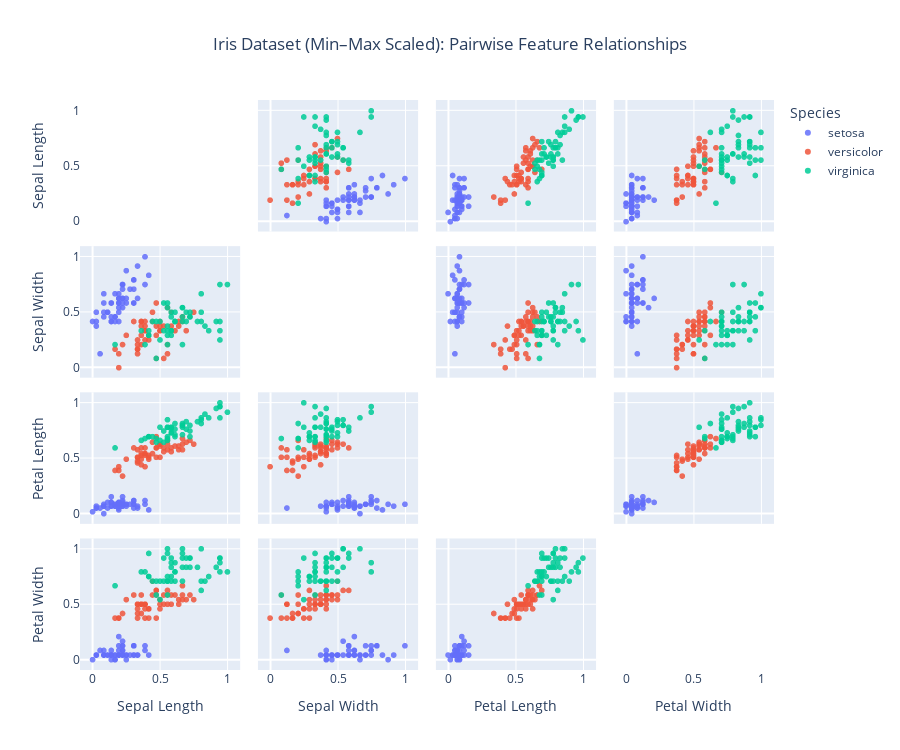

Source (notebook cell):
### Markdown cell above
### Data Preprocessing (and why it matters)

Before training a model, we often **preprocess** the data so the learning algorithm gets clean, consistent inputs.

Common preprocessing steps:

1. **Select features + label** (define what $X$ and $y$ are).
2. **Fix data types** (e.g., strings → numbers when appropriate).
3. **Handle missing values** (impute or drop).
4. **Encode categorical variables** (e.g., one-hot encoding).
5. **Scale/standardize numeric features** (important for many models).
6. **Split into train/validation/test** without leakage.

**Important note:** Decision trees usually _do not require_ feature scaling, but models like **logistic regression**, **SVMs**, and **k-NN** often do. Using a `Pipeline` keeps preprocessing and modeling bundled together correctly (and helps prevent leakage).

### Code cell
import pandas as pd
import re
import plotly.express as px
from sklearn.datasets import load_iris
from sklearn.impute import SimpleImputer
from sklearn.preprocessing import StandardScaler
from sklearn.preprocessing import MinMaxScaler

# ---- Preprocess: min–max scaling ----
scaler = MinMaxScaler()
X_scaled = scaler.fit_transform(X_iris)

X_proc = pd.DataFrame(X_scaled, columns=X_iris.columns)

# ---- Add human-readable species label ----
df_viz = X_proc.copy()
df_viz["species"] = y_iris.map(lambda i: iris.target_names[i])

# ---- Clean axis labels ----
def clean_feature_name(name: str) -> str:
    name = re.sub(r"\s*\(.*?\)\s*", "", name)
    name = name.replace("sepal ", "Sepal ").replace("petal ", "Petal ")
    name = name.replace("length", "Length").replace("width", "Width")
    return name.strip()

label_map = {c: clean_feature_name(c) for c in X_proc.columns}
df_viz = df_viz.rename(columns=label_map)
feature_cols = [label_map[c] for c in X_proc.columns]

# ---- Scatter matrix visualization ----
fig = px.scatter_matrix(
    df_viz,
    dimensions=feature_cols,
    color="species",
    title="Iris Dataset (Min–Max Scaled): Pairwise Feature Relationships",
    opacity=0.85,
    height=750,
)

fig.update_traces(diagonal_visible=False)
fig.update_layout(
    title_x=0.5,
    legend_title_text="Species",
    dragmode="select",
)

fig.show()

### Figure 1 — Plotly figure (JSON) as saved in the notebook; plotly's stock layout.template omitted (floating-point values rounded to 4 significant figures)
{"data": [{"diagonal": {"visible": false}, "dimensions": [{"axis": {"matches": true}, "label": "Sepal Length", "values": [0.2222, 0.1667, 0.1111, 0.08333, 0.1944, 0.3056, 0.08333, 0.1944, 0.02778, 0.1667, 0.3056, 0.1389, 0.1389, 0.0, 0.4167, 0.3889, 0.3056, 0.2222, 0.3889, 0.2222, 0.3056, 0.2222, 0.08333, 0.2222, 0.1389, 0.1944, 0.1944, 0.25, 0.25, 0.1111, 0.1389, 0.3056, 0.25, 0.3333, 0.1667, 0.1944, 0.3333, 0.1667, 0.02778, 0.2222, 0.1944, 0.05556, 0.02778, 0.1944, 0.2222, 0.1389, 0.2222, 0.08333, 0.2778, 0.1944]}, {"axis": {"matches": true}, "label": "Sepal Width", "values": [0.625, 0.4167, 0.5, 0.4583, 0.6667, 0.7917, 0.5833, 0.5833, 0.375, 0.4583, 0.7083, 0.5833, 0.4167, 0.4167, 0.8333, 1.0, 0.7917, 0.625, 0.75, 0.75, 0.5833, 0.7083, 0.6667, 0.5417, 0.5833, 0.4167, 0.5833, 0.625, 0.5833, 0.5, 0.4583, 0.5833, 0.875, 0.9167, 0.4583, 0.5, 0.625, 0.6667, 0.4167, 0.5833, 0.625, 0.125, 0.5, 0.625, 0.75, 0.4167, 0.75, 0.5, 0.7083, 0.5417]}, {"axis": {"matches": true}, "label": "Petal Length", "values": [0.0678, 0.0678, 0.05085, 0.08475, 0.0678, 0.1186, 0.0678, 0.08475, 0.0678, 0.08475, 0.08475, 0.1017, 0.0678, 0.01695, 0.0339, 0.08475, 0.05085, 0.0678, 0.1186, 0.08475, 0.1186, 0.08475, 0.0, 0.1186, 0.1525, 0.1017, 0.1017, 0.08475, 0.0678, 0.1017, 0.1017, 0.08475, 0.08475, 0.0678, 0.08475, 0.0339, 0.05085, 0.0678, 0.05085, 0.08475, 0.05085, 0.05085, 0.05085, 0.1017, 0.1525, 0.0678, 0.1017, 0.0678, 0.08475, 0.0678]}, {"axis": {"matches": true}, "label": "Petal Width", "values": [0.04167, 0.04167, 0.04167, 0.04167, 0.04167, 0.125, 0.08333, 0.04167, 0.04167, 0.0, 0.04167, 0.04167, 0.0, 0.0, 0.04167, 0.125, 0.125, 0.08333, 0.08333, 0.08333, 0.04167, 0.125, 0.04167, 0.1667, 0.04167, 0.04167, 0.125, 0.04167, 0.04167, 0.04167, 0.04167, 0.125, 0.0, 0.04167, 0.04167, 0.04167, 0.04167, 0.0, 0.04167, 0.04167, 0.08333, 0.08333, 0.04167, 0.2083, 0.125, 0.08333, 0.04167, 0.04167, 0.04167, 0.04167]}], "hovertemplate": "species=setosa<br>%{xaxis.title.text}=%{x}<br>%{yaxis.title.text}=%{y}<extra></extra>", "legendgroup": "setosa", "marker": {"color": "#636efa", "opacity": 0.85, "symbol": "circle"}, "name": "setosa", "showlegend": true, "type": "splom"}, {"diagonal": {"visible": false}, "dimensions": [{"axis": {"matches": true}, "label": "Sepal Length", "values": [0.75, 0.5833, 0.7222, 0.3333, 0.6111, 0.3889, 0.5556, 0.1667, 0.6389, 0.25, 0.1944, 0.4444, 0.4722, 0.5, 0.3611, 0.6667, 0.3611, 0.4167, 0.5278, 0.3611, 0.4444, 0.5, 0.5556, 0.5, 0.5833, 0.6389, 0.6944, 0.6667, 0.4722, 0.3889, 0.3333, 0.3333, 0.4167, 0.4722, 0.3056, 0.4722, 0.6667, 0.5556, 0.3611, 0.3333, 0.3333, 0.5, 0.4167, 0.1944, 0.3611, 0.3889, 0.3889, 0.5278, 0.2222, 0.3889]}, {"axis": {"matches": true}, "label": "Sepal Width", "values": [0.5, 0.5, 0.4583, 0.125, 0.3333, 0.3333, 0.5417, 0.1667, 0.375, 0.2917, 0.0, 0.4167, 0.08333, 0.375, 0.375, 0.4583, 0.4167, 0.2917, 0.08333, 0.2083, 0.5, 0.3333, 0.2083, 0.3333, 0.375, 0.4167, 0.3333, 0.4167, 0.375, 0.25, 0.1667, 0.1667, 0.2917, 0.2917, 0.4167, 0.5833, 0.4583, 0.125, 0.4167, 0.2083, 0.25, 0.4167, 0.25, 0.125, 0.2917, 0.4167, 0.375, 0.375, 0.2083, 0.3333]}, {"axis": {"matches": true}, "label": "Petal Length", "values": [0.6271, 0.5932, 0.661, 0.5085, 0.6102, 0.5932, 0.6271, 0.3898, 0.6102, 0.4915, 0.4237, 0.5424, 0.5085, 0.6271, 0.4407, 0.5763, 0.5932, 0.5254, 0.5932, 0.4915, 0.6441, 0.5085, 0.661, 0.6271, 0.5593, 0.5763, 0.6441, 0.678, 0.5932, 0.4237, 0.4746, 0.4576, 0.4915, 0.6949, 0.5932, 0.5932, 0.6271, 0.5763, 0.5254, 0.5085, 0.5763, 0.6102, 0.5085, 0.3898, 0.5424, 0.5424, 0.5424, 0.5593, 0.339, 0.5254]}, {"axis": {"matches": true}, "label": "Petal Width", "values": [0.5417, 0.5833, 0.5833, 0.5, 0.5833, 0.5, 0.625, 0.375, 0.5, 0.5417, 0.375, 0.5833, 0.375, 0.5417, 0.5, 0.5417, 0.5833, 0.375, 0.5833, 0.4167, 0.7083, 0.5, 0.5833, 0.4583, 0.5, 0.5417, 0.5417, 0.6667, 0.5833, 0.375, 0.4167, 0.375, 0.4583, 0.625, 0.5833, 0.625, 0.5833, 0.5, 0.5, 0.5, 0.4583, 0.5417, 0.4583, 0.375, 0.5, 0.4583, 0.5, 0.5, 0.4167, 0.5]}], "hovertemplate": "species=versicolor<br>%{xaxis.title.text}=%{x}<br>%{yaxis.title.text}=%{y}<extra></extra>", "legendgroup": "versicolor", "marker": {"color": "#EF553B", "opacity": 0.85, "symbol": "circle"}, "name": "versicolor", "showlegend": true, "type": "splom"}, {"diagonal": {"visible": false}, "dimensions": [{"axis": {"matches": true}, "label": "Sepal Length", "values": [0.5556, 0.4167, 0.7778, 0.5556, 0.6111, 0.9167, 0.1667, 0.8333, 0.6667, 0.8056, 0.6111, 0.5833, 0.6944, 0.3889, 0.4167, 0.5833, 0.6111, 0.9444, 0.9444, 0.4722, 0.7222, 0.3611, 0.9444, 0.5556, 0.6667, 0.8056, 0.5278, 0.5, 0.5833, 0.8056, 0.8611, 1.0, 0.5833, 0.5556, 0.5, 0.9444, 0.5556, 0.5833, 0.4722, 0.7222, 0.6667, 0.7222, 0.4167, 0.6944, 0.6667, 0.6667, 0.5556, 0.6111, 0.5278, 0.4444]}, {"axis": {"matches": true}, "label": "Sepal Width", "values": [0.5417, 0.2917, 0.4167, 0.375, 0.4167, 0.4167, 0.2083, 0.375, 0.2083, 0.6667, 0.5, 0.2917, 0.4167, 0.2083, 0.3333, 0.5, 0.4167, 0.75, 0.25, 0.08333, 0.5, 0.3333, 0.3333, 0.2917, 0.5417, 0.5, 0.3333, 0.4167, 0.3333, 0.4167, 0.3333, 0.75, 0.3333, 0.3333, 0.25, 0.4167, 0.5833, 0.4583, 0.4167, 0.4583, 0.4583, 0.4583, 0.2917, 0.5, 0.5417, 0.4167, 0.2083, 0.4167, 0.5833, 0.4167]}, {"axis": {"matches": true}, "label": "Petal Length", "values": [0.8475, 0.6949, 0.8305, 0.7797, 0.8136, 0.9492, 0.5932, 0.8983, 0.8136, 0.8644, 0.6949, 0.7288, 0.7627, 0.678, 0.6949, 0.7288, 0.7627, 0.9661, 1.0, 0.678, 0.7966, 0.661, 0.9661, 0.661, 0.7966, 0.8475, 0.6441, 0.661, 0.7797, 0.8136, 0.8644, 0.9153, 0.7797, 0.6949, 0.7797, 0.8644, 0.7797, 0.7627, 0.6441, 0.7458, 0.7797, 0.6949, 0.6949, 0.8305, 0.7966, 0.7119, 0.678, 0.7119, 0.7458, 0.6949]}, {"axis": {"matches": true}, "label": "Petal Width", "values": [1.0, 0.75, 0.8333, 0.7083, 0.875, 0.8333, 0.6667, 0.7083, 0.7083, 1.0, 0.7917, 0.75, 0.8333, 0.7917, 0.9583, 0.9167, 0.7083, 0.875, 0.9167, 0.5833, 0.9167, 0.7917, 0.7917, 0.7083, 0.8333, 0.7083, 0.7083, 0.7083, 0.8333, 0.625, 0.75, 0.7917, 0.875, 0.5833, 0.5417, 0.9167, 0.9583, 0.7083, 0.7083, 0.8333, 0.9583, 0.9167, 0.75, 0.9167, 1.0, 0.9167, 0.75, 0.7917, 0.9167, 0.7083]}], "hovertemplate": "species=virginica<br>%{xaxis.title.text}=%{x}<br>%{yaxis.title.text}=%{y}<extra></extra>", "legendgroup": "virginica", "marker": {"color": "#00cc96", "opacity": 0.85, "symbol": "circle"}, "name": "virginica", "showlegend": true, "type": "splom"}], "layout": {"dragmode": "select", "height": 750, "legend": {"title": {"text": "Species"}, "tracegroupgap": 0}, "title": {"text": "Iris Dataset (Min–Max Scaled): Pairwise Feature Relationships", "x": 0.5}}}
